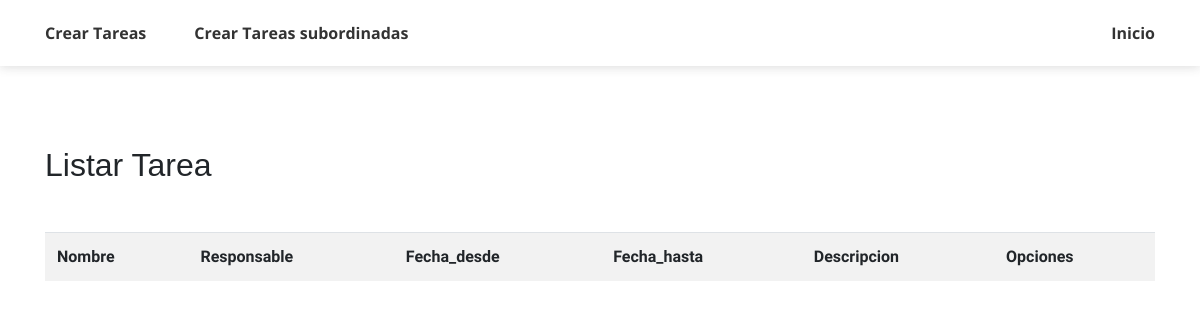
The page /ListarTarea/ on the database as committed earlier.
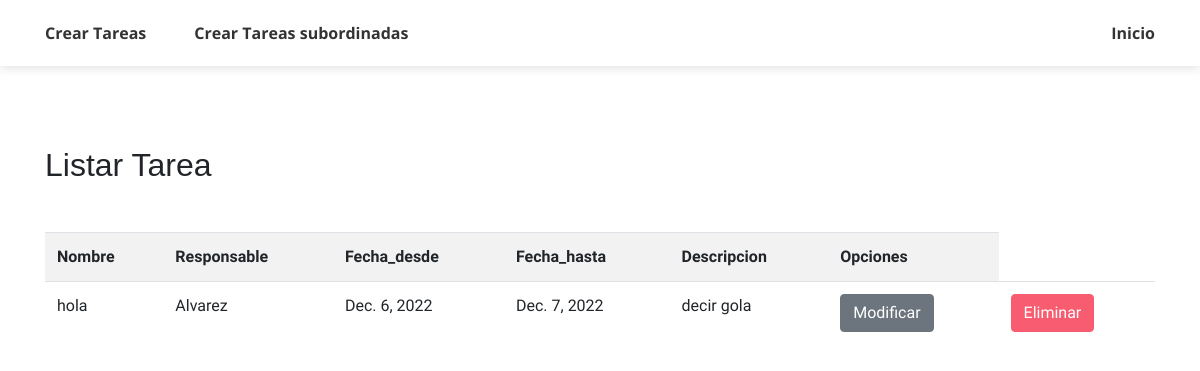
The same page on the database as committed later.
### account/models.py (models this page shows, shortened)
class Tarea(models.Model):
    Nombre_Tarea = models.CharField(max_length=50)
    Responsable = models.OneToOneField(User, on_delete=models.CASCADE)
    Fecha_desde = models.DateField()
    Fecha_hasta = models.DateField()
    Descripcion = models.TextField()

class User(AbstractUser):
    is_admin= models.BooleanField('Is admin', default=False)
    is_customer = models.BooleanField('Is customer', default=False)
    is_employee = models.BooleanField('Is employee', default=False)
    class Meta:
            db_table = 'auth_user'

### account/views.py (the view)
# urls.py: path('ListarTarea/', views.ListarTarea, name='ListarTarea'),
def ListarTarea(request):
    Tareas = Tarea.objects.all()
    data = {
        'Tareas': Tareas
    }
    return render(request, 'TareasFun/listar.html', data)

### templates/TareasFun/listar.html (shortened to what this page needs)
<!DOCTYPE html>
{% load static %}
<html lang="en">
<head>
    <link rel="stylesheet" href="{% static 'css/themify-icons.css' %}">
	<link rel="stylesheet" href="{% static 'css/StyleWeb.css' %}">
    <link rel="stylesheet" href="https://cdn.jsdelivr.net/bxslider/4.2.12/jquery.bxslider.css">
</head>
<body data-spy="scroll" data-target=".navbar" data-offset="40" id="home">
    {% load crispy_forms_tags %}
    <nav class="navbar sticky-top navbar-expand-lg navbar-light bg-white" data-spy="affix" data-offset-top="510">
        <div class="container">
            <div class="collapse mt-sm-20 navbar-collapse" id="navbarSupportedContent">
                <ul class="navbar-nav mr-auto">
                    <li class="nav-item">
                        <a href="{% url 'AgregarTarea' %}" class="nav-link">Crear Tareas</a>
                    </li>
                    <li class="nav-item">
                        <a href="{% url 'AgregarTareaSub' %}" class="nav-link">Crear Tareas subordinadas</a>
                    </li>
                </ul>
                <ul class="navbar-nav ml-auto">
                    <li class="nav-item">
                        <a href="{% url 'employee' %}" class="nav-link">Inicio</a>
                    </li>
                </ul>
            </div>
        </div>
    </nav>
    <section class="section" id="resume">
        <div class="container">
            <h2 class="mb-5"> Listar Tarea</h2>
            <table class="table table-striped table-hover">
                <tr>
                    <th>Nombre</th>
                    <th>Responsable</th>
                    <th>Fecha_desde</th>
                    <th>Fecha_hasta</th>
                    <th>Descripcion</th>
                    <th>Opciones</th>
                </tr>
                {% for T in Tareas %}
                <tr>
                    <td>{{T.Nombre_Tarea}}</td>
                    <td>{{T.Responsable}}</td>
                    <td>{{T.Fecha_desde}}</td>
                    <td>{{T.Fecha_hasta}}</td>
                    <td>{{T.Descripcion}}</td>
                    <td> <a href="{% url 'ModificarTarea' T.id %}" class="btn btn-secondary">Modificar</a> </td>
                    <td> <a href="{% url 'EliminarTarea' T.id %}" class="btn btn-primary">Eliminar</a> </td>
                </tr>
                {% endfor %}
            </table>
        </div>
    </section>
</body>
</html>

Rows that differ between the two databases and show on the page:
added Tarea: Nombre_Tarea "hola", Responsable "Alvarez", Fecha_desde "Dec. 6, 2022", Fecha_hasta "Dec. 7, 2022", Descripcion "decir gola"
